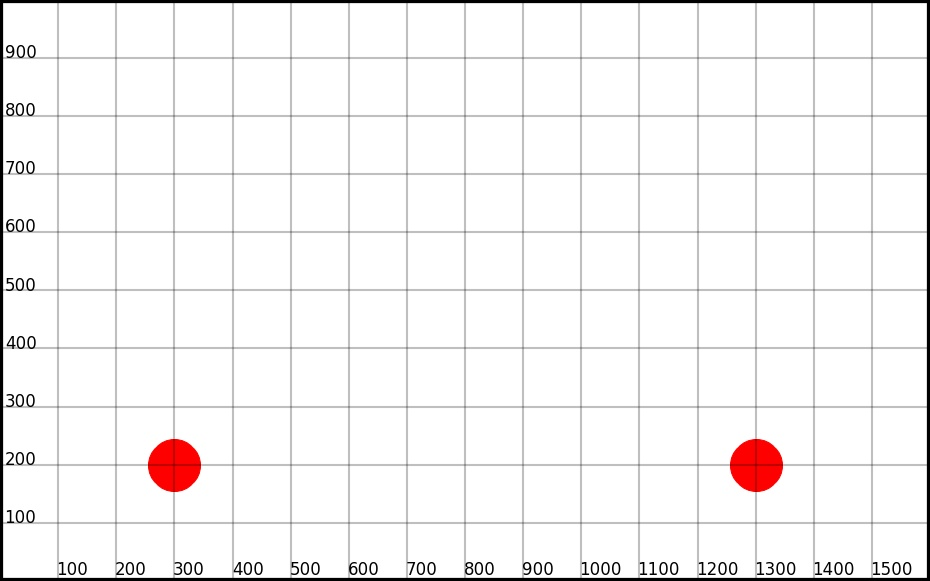
#> input picture pixel_to_coordinate/p2c_test_calibration.jpg, 930 x 581 px
$ python pixel2coord.py   (older library calls are emulated)
#> lines starting #> are read from the running program, lines starting #| are printed output that depends on the picture; after the words box and inside, x2 and y2 are one past the last pixel; in counts of white or black regions, pixels touching at a corner belong together
"""Image Pixel Location to Machine Coordinate Conversion."""

from time import sleep
import cv2
import numpy as np
import os


class Pixel2coord():
    """Calibrates the conversion of pixel locations to machine coordinates
    in images. Finds object coordinates in image.
    """
    def __init__(self, calibration_image=None):
        self.image = None
        if calibration_image is not None:
            if isinstance(calibration_image, str):
                self.readimage(calibration_image)
#> in readimage, self.image is the input picture: shape (581, 930, 3); mean B, G, R 242.8, 242.8, 244.8
            else:
                self.image = calibration_image
        self.camera_rotation = 0
        if self.camera_rotation > 0:
            self.image = np.rot90(self.image)
        self.proc = None
        self.circled = None
        self.calibration_object_pixel_locations = []
        self.rotationangle = 0
        self.test_rotation = 5  # for testing, add some image rotation
        self.viewoutputimage = False  # overridden as True if running script
        self.coord_scale = None
        self.total_rotation_angle = 0
        self.center_pixel_location = None
        # Parameters imported from file (or defaults below)
        self.calibration_circles_xaxis = None
        self.image_bot_origin_location = None
        self.calibration_circle_separation = None
        self.camera_offset_coordinates = None
        self.iterations = None
        self.test_coordinates = None
        self.blur_amount = None
        self.morph_amount = None
        self.HSV_min = None
        self.HSV_max = None
        self.output_text = True
        self.tmp_dir = None

        self.dir = os.path.dirname(os.path.realpath(__file__))
        self.parameters_filename = "/pixel2coord_calibration_parameters.txt"
        self.parameters_filepath = self.dir + self.parameters_filename
        self.load_calibration_parameters()

        # Run calibration sequence for provided image
        if self.image is not None:
            self.calibration()
#> the loop in calibration, `for i in range(0, self.iterations):` made 3 passes
#> pass 1, in process, `mask_U = cv2.inRange(hsv, np.array(self.HSV_min), np.array(hsv_btwn_ma..`:
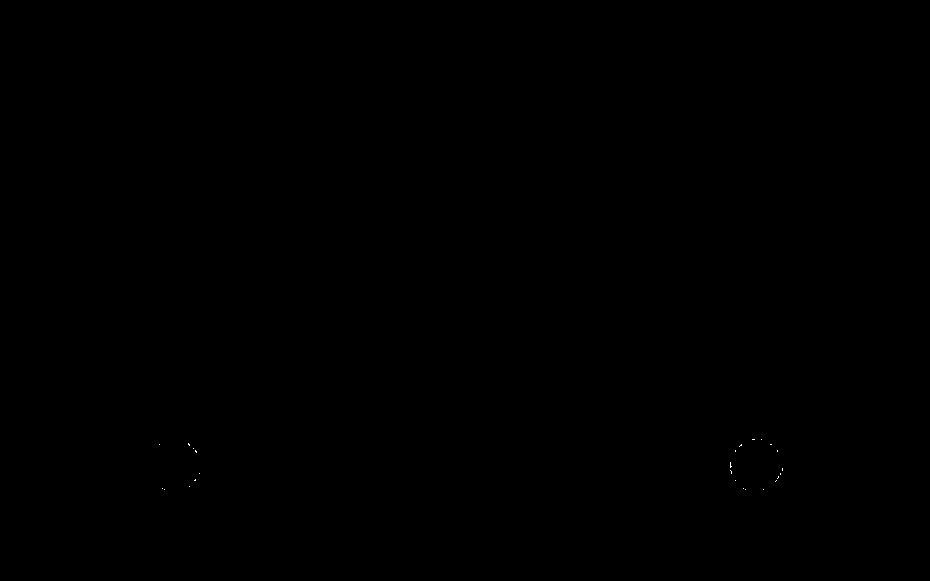
#> mask_U: shape (581, 930); 0.01% white in thin lines or dots, all inside (x1, y1, x2, y2) = (159, 439, 783, 490)

    def getcoordinates(self):
        """Get machine coordinates from bot."""
        # For now, return testing coordintes:
        return self.test_coordinates

    def save_calibration_parameters(self):
        """Save calibration parameters to file."""
        if self.tmp_dir is None:
            filename = self.parameters_filepath
        else:
            filename = self.tmp_dir + self.parameters_filename

        with open(filename, 'w') as f:
            f.write('calibration_circles_xaxis {}\n'.format(
                [1 if self.calibration_circles_xaxis else 0][0]))
            f.write('image_bot_origin_location {} {}\n'.format(
                *self.image_bot_origin_location))
            f.write('calibration_circle_separation {}\n'.format(
                self.calibration_circle_separation))
            f.write('camera_offset_coordinates {} {}\n'.format(
                *self.camera_offset_coordinates))
            f.write('iterations {}\n'.format(
                self.iterations))
            f.write('test_coordinates {} {}\n'.format(
                *self.test_coordinates))
            f.write('blur_amount {}\n'.format(
                self.blur_amount))
            f.write('morph_amount {}\n'.format(
                self.morph_amount))
            f.write('HSV_min {} {} {}\n'.format(
                *self.HSV_min))
            f.write('HSV_max {} {} {}\n'.format(
                *self.HSV_max))
            f.write('coord_scale {}\n'.format(
                self.coord_scale))
            f.write('total_rotation_angle {}\n'.format(
                self.total_rotation_angle))
            f.write('center_pixel_location {} {}\n'.format(
                *self.center_pixel_location))

    def load_calibration_parameters(self):
        """Load calibration parameters from file
        or use defaults and save to file."""
        if self.tmp_dir is None:
            filename = self.parameters_filepath
        else:
            filename = self.tmp_dir + self.parameters_filename
        try:  # Load calibration parameters from file
            with open(filename, 'r') as f:
                lines = f.readlines()
            for line in lines:
                line = line.strip().split(' ')
                if "calibration_circles_xaxis" in line:
                    self.calibration_circles_xaxis = int(line[1])
                if "image_bot_origin_location" in line:
                    self.image_bot_origin_location = [int(line[1]),
                                                      int(line[2])]
                if "calibration_circle_separation" in line:
                    self.calibration_circle_separation = float(line[1])
                if "camera_offset_coordinates" in line:
                    self.camera_offset_coordinates = [float(line[1]),
                                                      float(line[2])]
                if "iterations" in line:
                    self.iterations = int(line[1])
                if "test_coordinates" in line:
                    self.test_coordinates = [float(line[1]),
                                             float(line[2])]
                if "blur_amount" in line:
                    self.blur_amount = int(line[1])
                    if self.blur_amount % 2 == 0:
                        self.blur_amount += 1
                if "morph_amount" in line:
                    self.morph_amount = int(line[1])
                if "HSV_min" in line:
                    self.HSV_min = [float(line[1]),
                                    float(line[2]),
                                    float(line[3])]
                if "HSV_max" in line:
                    self.HSV_max = [float(line[1]),
                                    float(line[2]),
                                    float(line[3])]
                if "coord_scale" in line:
                    self.coord_scale = float(line[1])
                if "total_rotation_angle" in line:
                    self.total_rotation_angle = float(line[1])
                if "center_pixel_location" in line:
                    self.center_pixel_location = [float(line[1]),
                                                  float(line[2])]
        except IOError:  # Use defaults and save to file
            if self.image is not None:
                self.calibration_circles_xaxis = True  # calib. circles along xaxis
                self.image_bot_origin_location = [0, 1]  # image bot axes locations
                self.calibration_circle_separation = 1000  # distance btwn red dots
                self.camera_offset_coordinates = [200, 100]  # UTM camera offset
                self.iterations = 3  # min 2 if image rotated or if rotation unkwn
                self.test_coordinates = [600, 400]  # calib image coord. location
                self.blur_amount = 5  # must be odd
                self.morph_amount = 15
                self.HSV_min = [160, 100, 100]  # to wrap (reds), use H_min > H_max
                self.HSV_max = [20, 255, 255]
                self.center_pixel_location = np.array(self.image.shape[:2][::-1]) / 2

                try:
                    self.save_calibration_parameters()
                except IOError:
                    self.tmp_dir = "/tmp"
                    self.save_calibration_parameters()
            else:
                self.tmp_dir = "/tmp"
                self.load_calibration_parameters()

    def readimage(self, filename):
        """Read an image from a file."""
        self.image = cv2.imread(filename)

    def showimage(self, image_to_show):
        """Show an image."""
        cv2.imshow("image", image_to_show)
        cv2.waitKey(0)
        cv2.destroyAllWindows()

    def rotationdetermination(self):
        """Determine angle of rotation if necessary."""
        threshold = 0
        obj_1_x, obj_1_y, _ = self.calibration_object_pixel_locations[0]
        obj_2_x, obj_2_y, _ = self.calibration_object_pixel_locations[1]
        if not self.calibration_circles_xaxis:
            if obj_1_x > obj_2_x:
                obj_1_x, obj_2_x = obj_2_x, obj_1_x
                obj_1_y, obj_2_y = obj_2_y, obj_1_y
        dx = (obj_1_x - obj_2_x)
        dy = (obj_1_y - obj_2_y)
        if self.calibration_circles_xaxis:
            difference = abs(dy)
            trig = difference / dx
        else:
            difference = abs(dx)
            trig = difference / dy
        if difference > threshold:
            rotation_angle_radians = np.tan(trig)
            self.rotationangle = 180. / np.pi * rotation_angle_radians

    def rotateimage(self, rotationangle):
        """Rotate image number of degrees."""
        try:
            rows, cols, _ = self.image.shape
        except ValueError:
            rows, cols = self.image.shape
        mtrx = cv2.getRotationMatrix2D((int(cols / 2), int(rows / 2)),
                                       rotationangle, 1)
        self.image = cv2.warpAffine(self.image, mtrx, (cols, rows))

    def process(self):
        """Prepare image for contour detection."""
        blur = cv2.medianBlur(self.image, self.blur_amount)
        hsv = cv2.cvtColor(blur, cv2.COLOR_BGR2HSV)
        if self.HSV_min[0] > self.HSV_max[0]:
            hsv_btwn_min = [0, self.HSV_min[1], self.HSV_min[2]]
            hsv_btwn_max = [179, self.HSV_max[1], self.HSV_max[2]]
            mask_L = cv2.inRange(hsv, np.array(hsv_btwn_min),
                                 np.array(self.HSV_max))
            mask_U = cv2.inRange(hsv, np.array(self.HSV_min),
                                 np.array(hsv_btwn_max))
            mask = cv2.addWeighted(mask_L, 1.0, mask_U, 1.0, 0.0)
        else:
            mask = cv2.inRange(hsv, np.array(self.HSV_min),
                               np.array(self.HSV_max))
        self.proc = cv2.morphologyEx(mask, cv2.MORPH_CLOSE,
                                     np.ones((self.morph_amount,
                                              self.morph_amount), np.uint8))

    def findobjects(self, **kwargs):
        """Create contours and find locations of objects."""
        small_c = False  # default
        circle = True  # default
        draw_contours = True  # default
        for key in kwargs:
            if key == 'small_c': small_c = kwargs[key]
            if key == 'circle': circle = kwargs[key]
            if key == 'draw_contours': draw_contours = kwargs[key]
        try:
            contours, _ = cv2.findContours(
                          self.proc, cv2.RETR_EXTERNAL, cv2.CHAIN_APPROX_SIMPLE)
        except ValueError:
            _, contours, _ = cv2.findContours(
                          self.proc, cv2.RETR_EXTERNAL, cv2.CHAIN_APPROX_SIMPLE)
        self.circled = self.image.copy()
        for i, cnt in enumerate(contours):
            (cx, cy), radius = cv2.minEnclosingCircle(cnt)
            if i == 0:
                self.calibration_object_pixel_locations = [cx, cy, radius]
            else:
                self.calibration_object_pixel_locations = np.vstack(
                    (self.calibration_object_pixel_locations,
                     [cx, cy, radius]))
            center = (int(cx), int(cy))
            if small_c:
                radius = 20
            if circle:
                cv2.circle(self.circled, center, int(radius), (255, 0, 0), 4)
            if draw_contours:
                cv2.drawContours(self.proc, [cnt], 0, (255, 255, 255), 3)
                cv2.drawContours(self.circled, [cnt], 0, (0, 255, 0), 3)

    def calibrate(self):
        """Determine coordinate conversion parameters."""
        if len(self.calibration_object_pixel_locations) > 1:
            calibration_circle_sep = float(self.calibration_circle_separation)
            if self.calibration_circles_xaxis:
                i = 0
            else:
                i = 1
            object_sep = abs(self.calibration_object_pixel_locations[0][i] -
                             self.calibration_object_pixel_locations[1][i])
            self.coord_scale = calibration_circle_sep / object_sep

    def p2c(self, object_pixel_locations):
        """Convert pixel locations to machine coordinates from image center."""
        object_pixel_locations = np.array(object_pixel_locations)
        if len(object_pixel_locations) == 0:
            return [], []
        try:
            object_pixel_locations.shape[1]
        except IndexError:
            object_pixel_locations = [object_pixel_locations]
        object_pixel_locations = np.array(object_pixel_locations)
        coord = np.array(self.getcoordinates(), dtype=float)
        camera_offset = np.array(self.camera_offset_coordinates, dtype=float)
        camera_coordinates = coord + camera_offset  # image center coordinates
        sign = [1 if s == 1 else -1 for s in self.image_bot_origin_location]
        coord_scale = np.array([self.coord_scale, self.coord_scale])
        object_coordinates = []
        if self.output_text:
            print("Detected object machine coordinates ( X Y ) with R = radius:")
        for o, object_pixel_location in enumerate(object_pixel_locations[:, :2]):
            radius = object_pixel_locations[:][o][2]
            moc = (camera_coordinates +
                   sign * coord_scale *
                   (self.center_pixel_location - object_pixel_location))
            if self.output_text:
                print("    ( {:5.0f} {:5.0f} ) R = {R:.0f}".format(*moc, R=radius))
            object_coordinates.append(
                [moc[0], moc[1], coord_scale[0] * radius])
        return object_coordinates, object_pixel_locations

    # [26 lines left out: function c2p, not called in this run]

    def calibration(self):
        """Determine pixel to coordinate conversion scale
        and image rotation angle."""
        self.total_rotation_angle = 0
        for i in range(0, self.iterations):
            self.process()
            self.findobjects()
            if i != (self.iterations - 1):
                self.rotationdetermination()
                self.rotateimage(self.rotationangle)
                self.total_rotation_angle += self.rotationangle
        if self.total_rotation_angle != 0:
            print(" Note: required rotation executed = {:.2f} degrees".format(
                self.total_rotation_angle))
        self.calibrate()
        if self.viewoutputimage:
            self.showimage(self.circled)
        self.save_calibration_parameters()

    def determine_coordinates(self):
        """Use calibration parameters to determine locations of objects."""
        self.rotateimage(self.total_rotation_angle)
        self.process()
        self.findobjects()
        _, _ = self.p2c(self.calibration_object_pixel_locations)
        if self.viewoutputimage:
            self.showimage(self.circled)

if __name__ == "__main__":
    folder = os.path.dirname(os.path.realpath(__file__))
    P2C = Pixel2coord(calibration_image=folder + "/p2c_test_calibration.jpg")
    P2C.viewoutputimage = True
    # Calibration
    P2C.rotateimage(P2C.test_rotation)
    P2C.calibration()
    # Tests
    # Object detection
    P2C.readimage(folder + "/p2c_test_objects.jpg")
#> call 2 of readimage, with filename = 'pixel_to_coordinate/p2c_test_objects.jpg'
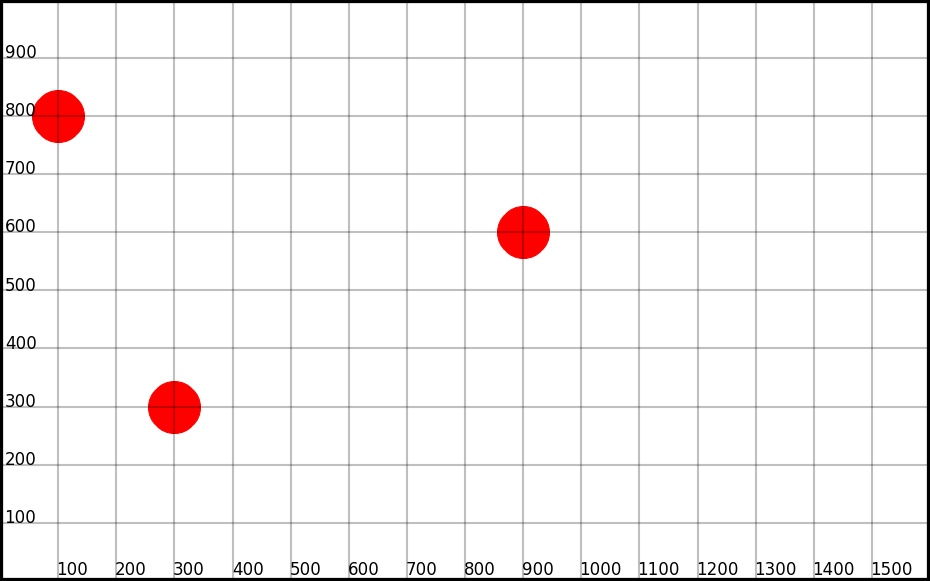
#> input picture pixel_to_coordinate/p2c_test_objects.jpg, 930 x 581 px
#> in readimage, self.image is the input picture: shape (581, 930, 3); mean B, G, R 241.8, 241.8, 244.7
    P2C.rotateimage(P2C.test_rotation)
    P2C.determine_coordinates()
#> in findobjects (call 7), `contours, _ = cv2.findContours( self.proc, cv2.RETR_EXTERNAL, cv2.CHAI..`: contours = 3 contours; box (x1, y1, x2, y2) and area: (497, 206, 550, 259) 2141, (31, 90, 85, 143) 2140, (148, 381, 201, 434) 2134
#> the loop in findobjects (call 7), `for i, cnt in enumerate(contours):` made 3 passes
#> (cx, cy, center) on passes 1, 3: (174, 406.9, (173, 406)), (57.78, 115.6, (57, 115))
#> after the loop in findobjects (call 7), `for i, cnt in enumerate(contours):`:
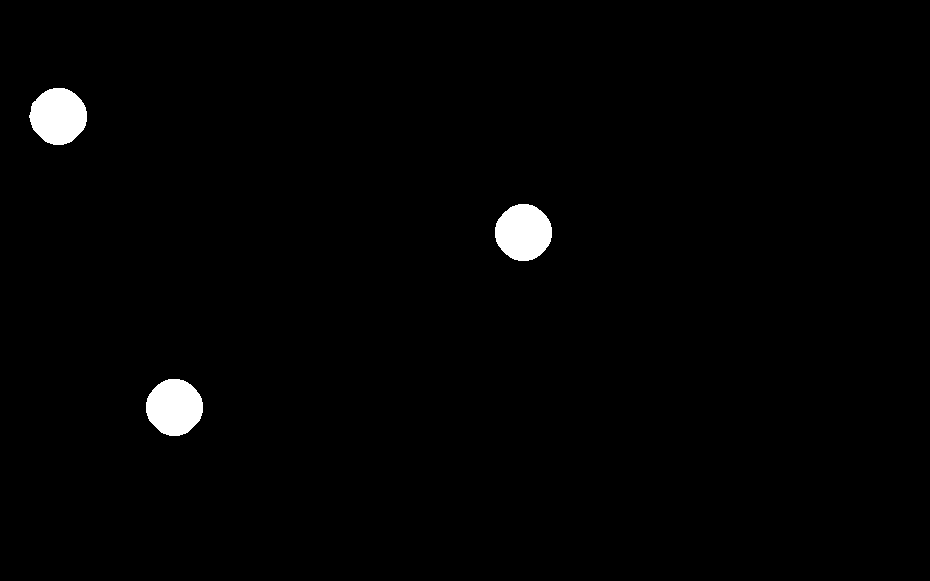
#> self.proc: shape (581, 930); 1.4% white; 3 white regions, box (x1, y1, x2, y2) and area: (495, 204, 552, 261) 2524, (29, 88, 87, 145) 2521, (146, 379, 203, 436) 2512
#> in p2c, `object_pixel_locations = np.array(object_pixel_locations)`: object_pixel_locations = [[174, 406.9, 26.58], [523, 232, 26.57], [57.78, 115.6, 26.91]]
#> the loop in p2c, `for o, object_pixel_location in enumerate(object_pixel_locations[:, :2..` made 3 passes
#> (object_pixel_location, radius, moc) on passes 1 to 3: ([174, 406.9], 26.58, [299.9, 300]), ([523, 232], 26.57, [899.7, 600.5]), ([57.78, 115.6], 26.91, [100.3, 800.5])
#> (printed output is left out)
#> after the loop in p2c, `for o, object_pixel_location in enumerate(object_pixel_locations[:, :2..`: object_coordinates = [[299.9, 300, 45.67], [899.7, 600.5, 45.65], [100.3, 800.5, 46.24]]
    # Color range
    P2C.readimage(folder + "/p2c_test_color.jpg")
#> call 3 of readimage, with filename = 'pixel_to_coordinate/p2c_test_color.jpg'
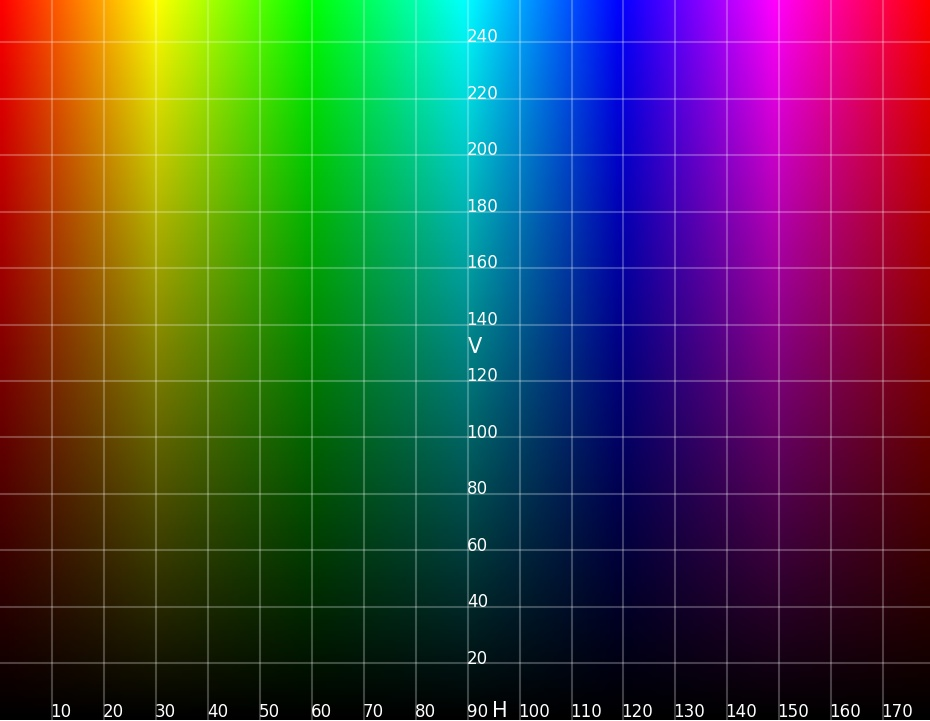
#> input picture pixel_to_coordinate/p2c_test_color.jpg, 930 x 721 px
#> in readimage, self.image is the input picture: shape (721, 930, 3); mean B, G, R 67.7, 67.7, 68.5
    P2C.process()
    P2C.findobjects(circle=False)
#> in findobjects (call 8), `contours, _ = cv2.findContours( self.proc, cv2.RETR_EXTERNAL, cv2.CHAI..`: contours = 10 contours, 1 with area under 20; largest, box (x1, y1, x2, y2) and area: (0, 0, 110, 441) 46988, (820, 0, 930, 440) 46546, (880, 547, 886, 553) 23, (828, 547, 834, 553) 23, (49, 547, 55, 553) 23
#> the loop in findobjects (call 8), `for i, cnt in enumerate(contours):` made 10 passes
#> (cx, cy, self.calibration_object_pixel_locations, center) on pass 2: (830.5, 549.5, [[882.5, 549.5, 2.92], [830.5, 549.5, 2.92]], (830, 549))
#> after the loop in findobjects (call 8), `for i, cnt in enumerate(contours):`:
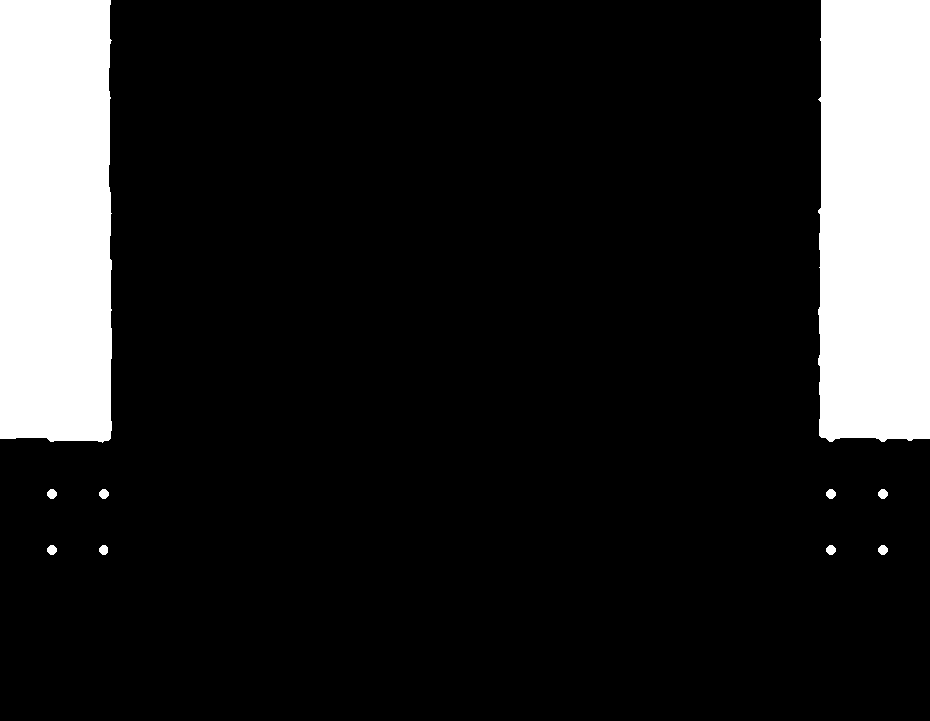
#> self.proc: shape (721, 930); 14.5% white; 10 white regions, largest, box (x1, y1, x2, y2) and area: (0, 0, 112, 443) 48638, (818, 0, 930, 442) 48204, (47, 489, 57, 499) 76
    if P2C.viewoutputimage:
        P2C.showimage(P2C.circled)
